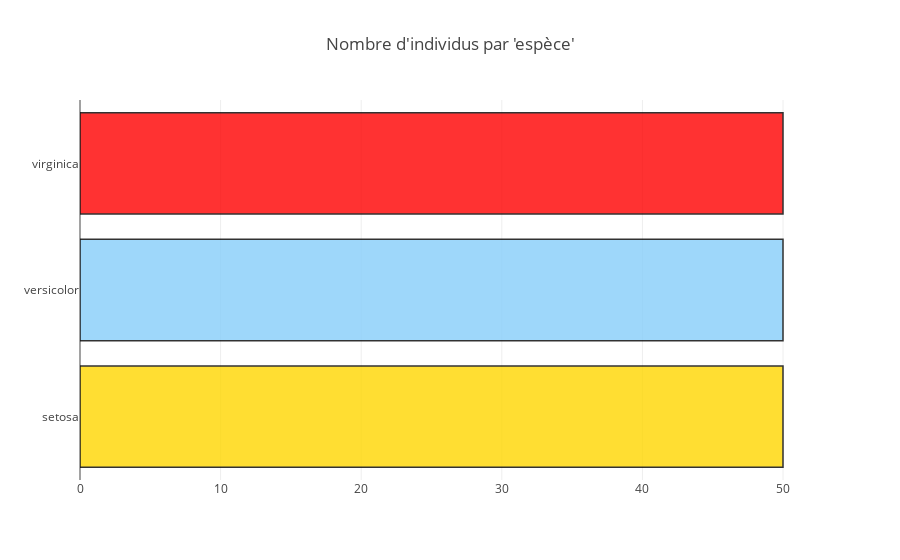

Source (notebook cell):
### Markdown cell above
## Exploration des données

### Code cell
trace = go.Bar(x = (len(Set), len(Ver), len(Vir)), y = ['setosa', 'versicolor', 'virginica'], orientation = 'h', opacity = 0.8, marker=dict(
        color=[ 'gold', 'lightskyblue', 'red'],
        line=dict(color='#000000',width=1.5)))

layout = dict(title =  "Nombre d'individus par 'espèce'")
                    
fig = dict(data = [trace], layout=layout)
py.iplot(fig)

### Figure 1 — Plotly figure (JSON) as saved in the notebook; plotly's stock layout.template omitted (floating-point values rounded to 4 significant figures)
{"data": [{"marker": {"color": ["gold", "lightskyblue", "red"], "line": {"color": "#000000", "width": 1.5}}, "opacity": 0.8, "orientation": "h", "type": "bar", "uid": "b4c5db28-1dd0-49d2-8bc3-5b19e3d63388", "x": [50, 50, 50], "y": ["setosa", "versicolor", "virginica"]}], "layout": {"title": {"text": "Nombre d'individus par 'espèce'"}}}
